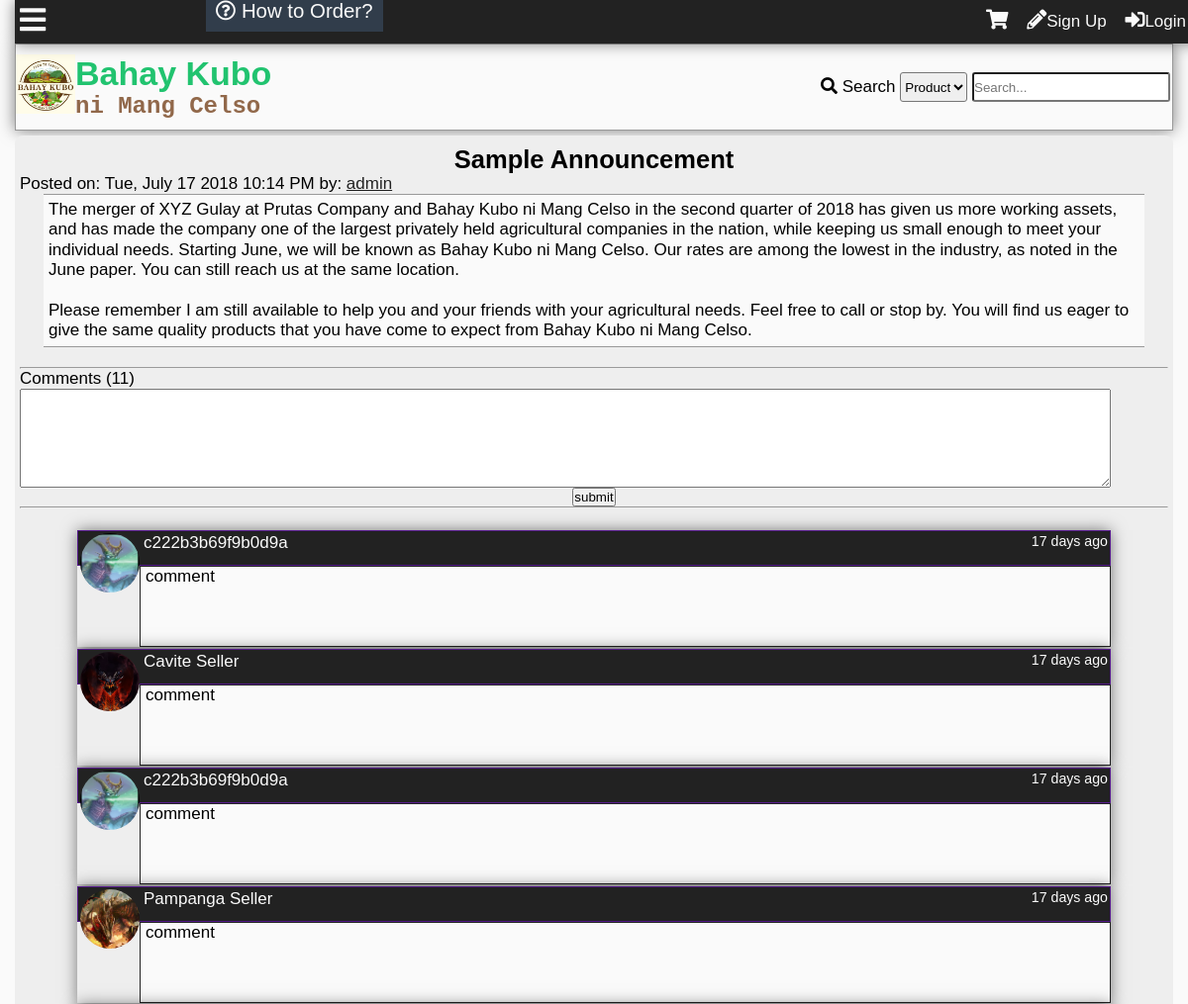
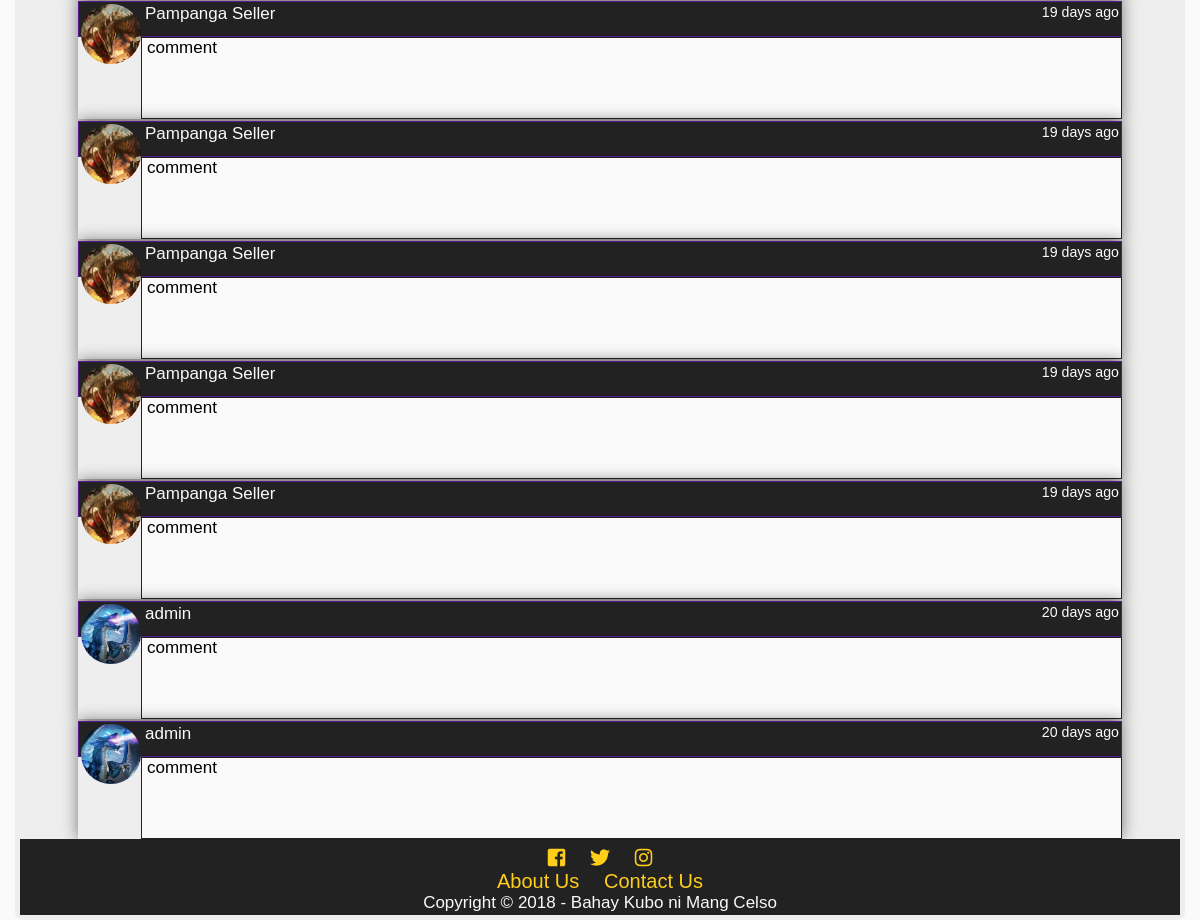
Page /announcement.php on the earlier database version (2 pictures, top to bottom).
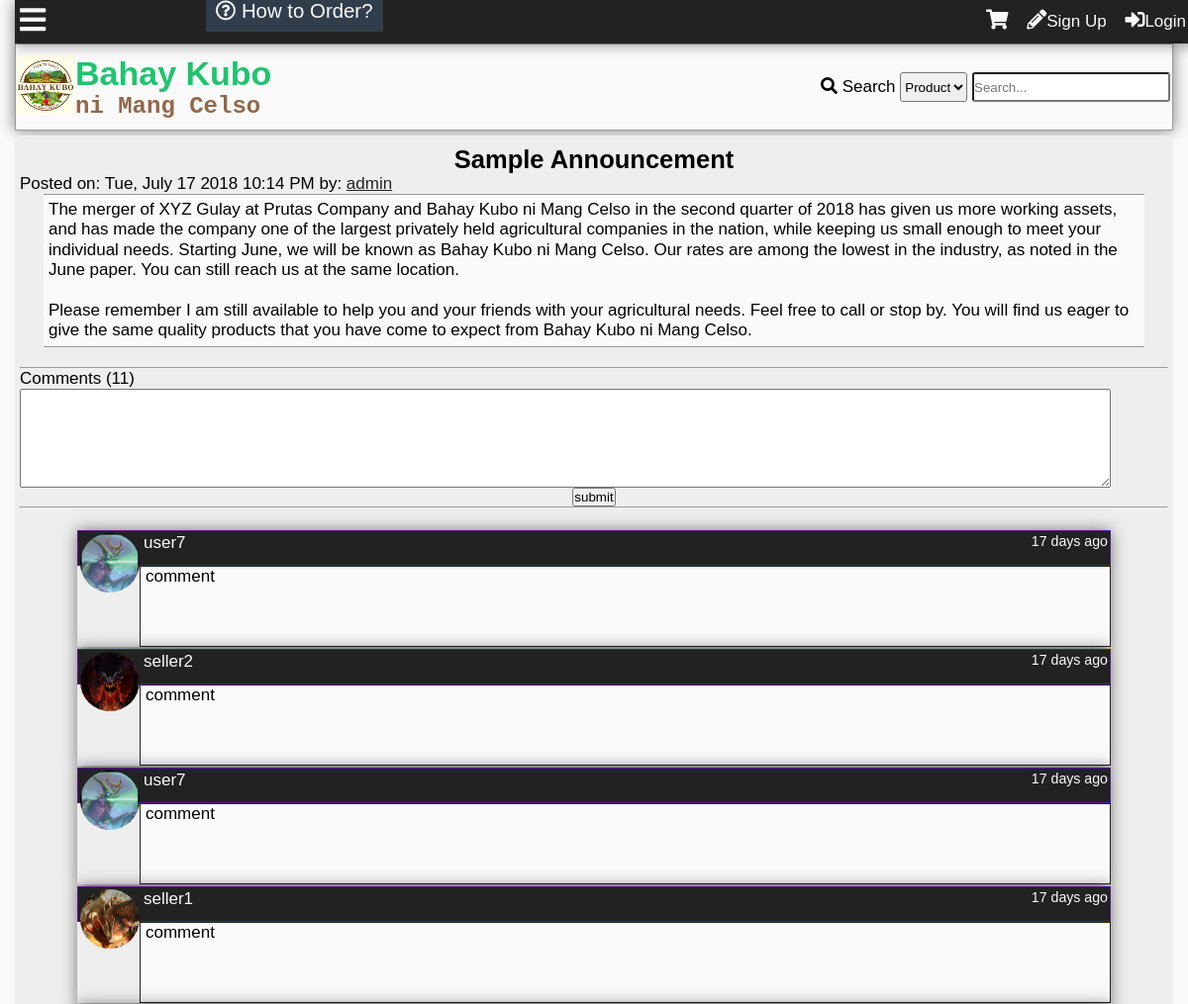
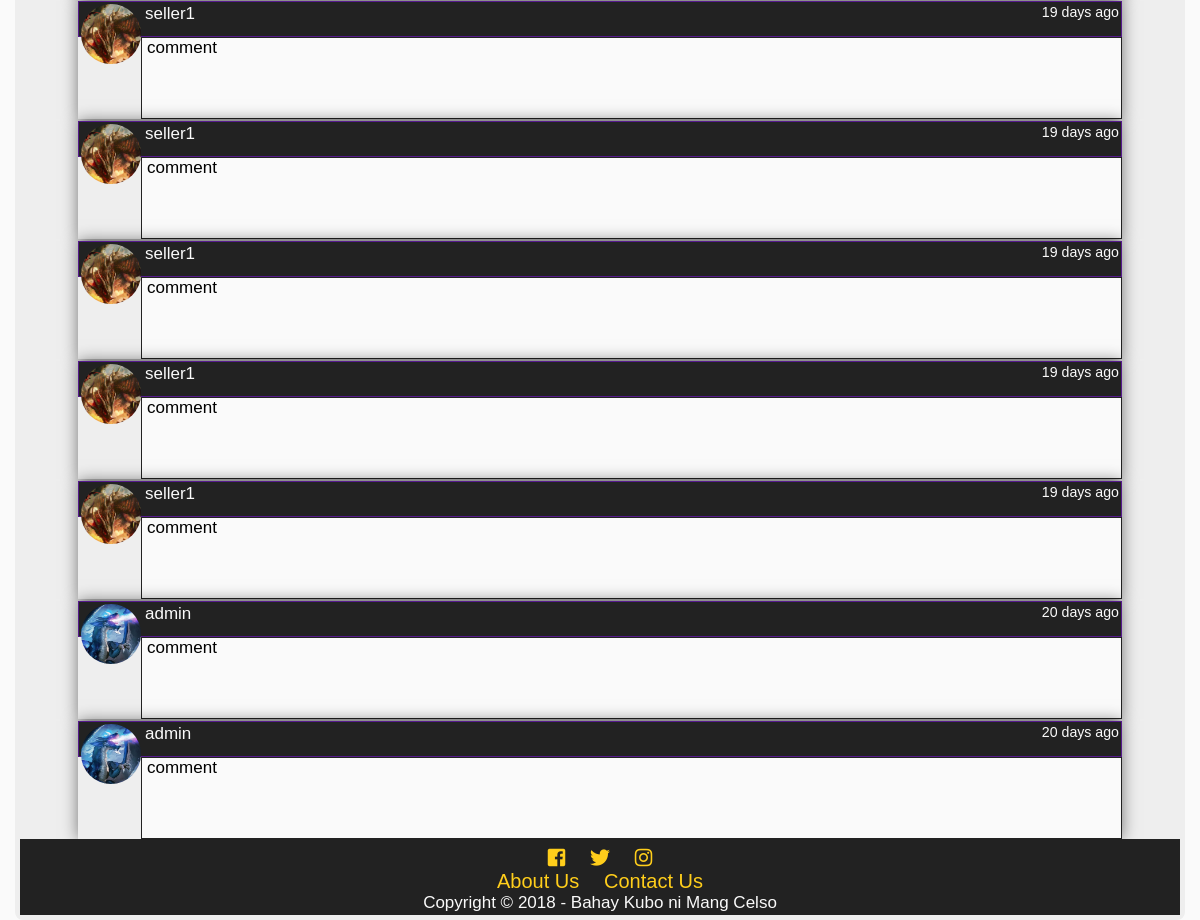
Same page on the later database version (2 pictures, top to bottom).
### tables this page shows
CREATE TABLE `tblcommentann` (
  `commentannid` int(11) NOT NULL,
  `announceid` int(11) NOT NULL,
  `comment` mediumtext NOT NULL,
  `userid` int(11) NOT NULL,
  `dateposted` datetime DEFAULT NULL
);

CREATE TABLE `tbluser` (
  `userid` int(11) NOT NULL,
  `username` varchar(100) NOT NULL,
  `password` varchar(100) NOT NULL,
  `firstname` varchar(100) NOT NULL,
  `middlename` varchar(100) NOT NULL,
  `lastname` varchar(100) NOT NULL,
  `birthday` varchar(20) NOT NULL,
  `datecreated` timestamp NOT NULL DEFAULT '0000-00-00 00:00:00',
  `email` varchar(100) NOT NULL,
  `phone` varchar(100) NOT NULL,
  `location` varchar(255) NOT NULL,
  `usertypeid` int(11) NOT NULL,
  `access` int(11) NOT NULL,
  `imgpath` varchar(200) NOT NULL,
  `bio` text NOT NULL,
  `is_show_email` tinyint(1) NOT NULL,
  `gender` int(11) NOT NULL,
  `lastupdate` timestamp NOT NULL DEFAULT '0000-00-00 00:00:00',
  `lastonline` timestamp NOT NULL DEFAULT '0000-00-00 00:00:00',
  `profileviews` int(11) NOT NULL
);

### announcement.php (the view, shortened to what this page needs)
<?php
	include'functions.php';
	require_once'connection.php';
?>
<!DOCTYPE html>
<html lang="en">
<head>
  	<link rel="stylesheet" href="css/style.css">
  	<link rel="stylesheet" href="css/fontawesome-all.css">
</head>
<body onscroll="scrollOpacity()">
	<div class="main-container">
	<div class="other-content">
<?php
$sql="SELECT announceid,title,content,t1.datecreated,username,userid FROM tblannouncement AS t1
LEFT JOIN tbluser
	ON userid = author
ORDER BY announceid DESC
LIMIT 1";
$result= $conn->query($sql);
$row=$result->fetch_object();
$id = $row->announceid;
$title = $row->title;
$content = $row->content;
$date = date('D, F j Y g:i A',strtotime($row->datecreated));
$author = $row->username;
$userid = $row->userid;
echo '<h2 id="announcement-title">'.$title.'</h2>
<p>Posted on: '.$date.' by: <a class="black" href="profile.php?id='.$userid.'">'.$author.'</a></p>
<div class="announce-content">'.nl2br($content);
echo'</div>
<br><hr>';
$sql = "SELECT commentannid FROM tblcommentann WHERE announceid = '$id'";
$result= $conn->query($sql);
$comments = $result->num_rows;
echo'<p>Comments ('.number_format($comments).')</p>
';
if(isset($_SESSION['id'])){
echo'<form id="comment-form">
	<textarea id="announcement-text" required></textarea>
	<br>
	<input type="hidden" value="'.$_SESSION['id'].'" id="user-id">
	<input type="hidden" value="'.$id.'" id="announce-id">
	<center><input type="submit" value="submit"></center>
</form>
<hr><br>
';
}else{
	echo'<form id="comment-form">
	<textarea id="announcement-text" required></textarea>
	<br>
	<input type="hidden" id="user-id">
	<input type="hidden" id="announce-id">
	<center><input type="submit" value="submit"></center>
</form>
<hr><br>
';
}
echo '<div id="announcement-comments">';
$sql = "SELECT commentannid,comment,t1.userid,username,imgpath,dateposted FROM tblcommentann AS t1
	LEFT JOIN tbluser AS t2
		ON t1.userid = t2.userid
	WHERE announceid = '$id'
	ORDER BY dateposted DESC";
$result = $conn->query($sql);
while($row = $result->fetch_object()){
	$comment = $row->comment;
	$user = $row->username;
	$userid = $row->userid;
	$img = $row->imgpath;
	$date = $row->dateposted;
	echo'<div class="comment-box">
<div class="comment-header">
<a class="cm-user" href="profile.php?id='.$userid.'">
<div class="comment-tn">
<img src="'.$img.'">
</div>
'.$user.'</a>
<small>'.time_elapsed_string($date).'</small>
</div>
<div class="comment-body">
<div class="com-container"><p class="comment-cm">'.nl2br($comment).'</p></div></div>';
echo'</div>
';
}
?>
	</div>
	</div>
</body>
</html>

Differences in the rows shown:
changed through a linked row, tblcommentann (number 1 of 11 on the later page): userid.username "c222b3b69f9b0d9a" → "user7"
changed through a linked row, tblcommentann: userid.username "Cavite Seller" → "seller2"
changed through a linked row, tblcommentann (number 3 of 11 on the later page): userid.username "c222b3b69f9b0d9a" → "user7"
changed through a linked row, tblcommentann (number 4 of 11 on the later page): userid.username "Pampanga Seller" → "seller1"
changed through a linked row, tblcommentann (number 5 of 11 on the later page): userid.username "Pampanga Seller" → "seller1"
changed through a linked row, tblcommentann (number 6 of 11 on the later page): userid.username "Pampanga Seller" → "seller1"
changed through a linked row, tblcommentann (number 7 of 11 on the later page): userid.username "Pampanga Seller" → "seller1"
changed through a linked row, tblcommentann (number 8 of 11 on the later page): userid.username "Pampanga Seller" → "seller1"
changed through a linked row, tblcommentann (number 9 of 11 on the later page): userid.username "Pampanga Seller" → "seller1"
